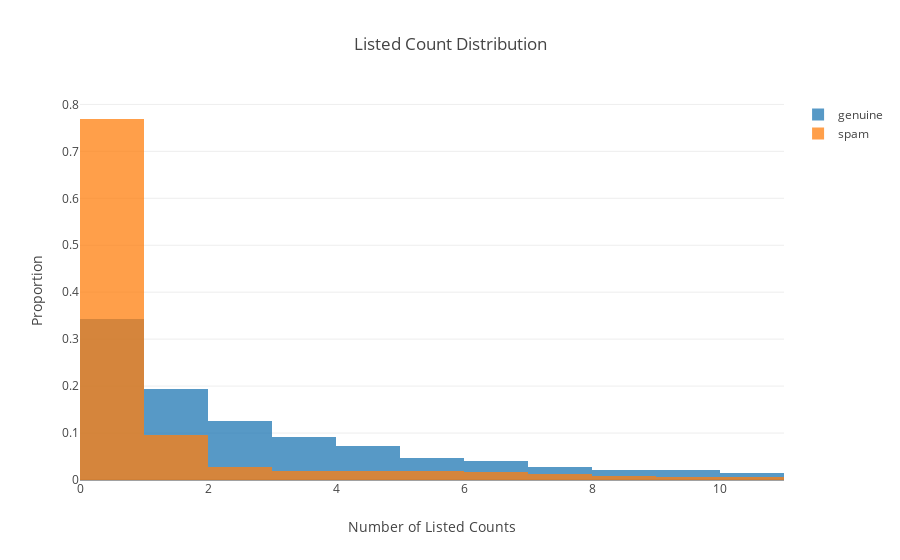

Notebook code cell kept with this figure:
### Markdown cell above
#### Listed Counts

### Code cell
trace = go.Histogram(x=real_users.listed_count, xbins=dict(start=np.min(real_users.listed_count), 
                                                              size=1, end=real_users.listed_count.quantile(0.8)),
                     opacity=0.75, histnorm='probability', name='genuine')
trace2 = go.Histogram(x=spam_users.listed_count, xbins=dict(start=np.min(real_users.listed_count), 
                                                               size=1, end=real_users.listed_count.quantile(0.8)), 
                      histnorm='probability', opacity=0.75, name='spam')
layout = dict(title='Listed Count Distribution', xaxis=dict(title='Number of Listed Counts'), yaxis=dict(title='Proportion'), barmode='overlay')
fig = dict(data=[trace, trace2], layout=layout)
plotly.offline.iplot(fig)

### Figure 1 — Plotly figure (JSON) as saved in the notebook; plotly's stock layout.template omitted (floating-point values rounded to 4 significant figures; data arrays with more than 128 entries replaced by an {"elided": "..."} marker saying what was removed)
{"data": [{"histnorm": "probability", "name": "genuine", "opacity": 0.75, "type": "histogram", "x": {"elided": "3474 int values"}, "xbins": {"end": 11, "size": 1, "start": 0}}, {"histnorm": "probability", "name": "spam", "opacity": 0.75, "type": "histogram", "x": {"elided": "4912 int values"}, "xbins": {"end": 11, "size": 1, "start": 0}}], "layout": {"barmode": "overlay", "title": "Listed Count Distribution", "xaxis": {"title": "Number of Listed Counts"}, "yaxis": {"title": "Proportion"}}}
